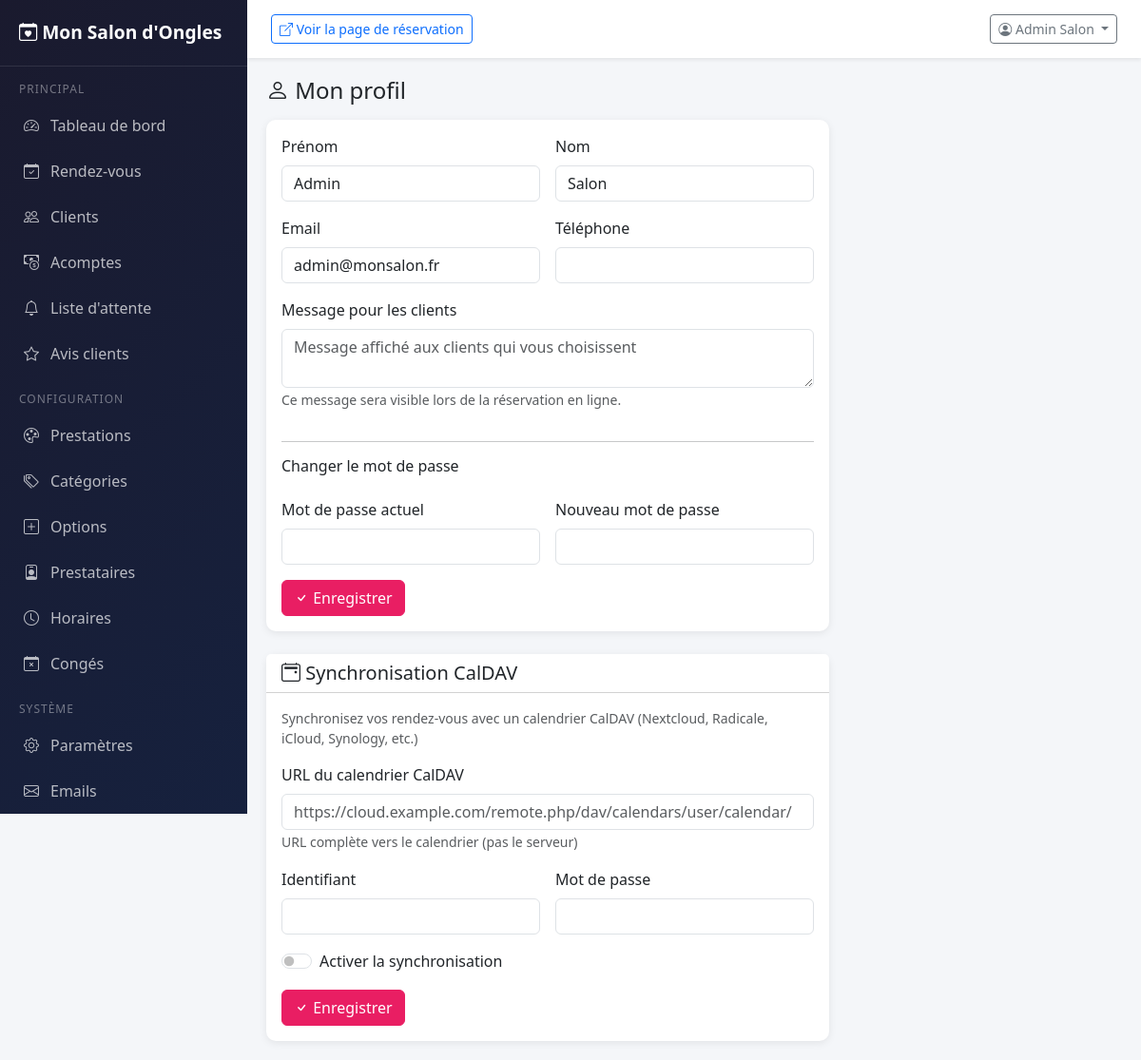
The page /admin/index.php?page=profile (signed in) on the database its author committed.
### tables this page shows
CREATE TABLE IF NOT EXISTS `ab_users` (
  `id` INT UNSIGNED AUTO_INCREMENT PRIMARY KEY,
  `first_name` VARCHAR(100) NOT NULL,
  `last_name` VARCHAR(100) NOT NULL,
  `email` VARCHAR(255) NOT NULL UNIQUE,
  `password` VARCHAR(255) NOT NULL,
  `phone` VARCHAR(30) DEFAULT NULL,
  `role` ENUM('admin', 'provider') NOT NULL DEFAULT 'provider',
  `avatar` VARCHAR(255) DEFAULT NULL,
  `timezone` VARCHAR(50) DEFAULT 'Europe/Paris',
  `welcome_message` TEXT COMMENT 'Message affiché aux clients lors de la sélection',
  `is_visible_booking` TINYINT(1) DEFAULT 1 COMMENT 'Visible dans le processus de réservation',
  `notes` TEXT,
  `is_active` TINYINT(1) DEFAULT 1,
  `created_at` DATETIME DEFAULT CURRENT_TIMESTAMP,
  `updated_at` DATETIME DEFAULT CURRENT_TIMESTAMP ON UPDATE CURRENT_TIMESTAMP
);

### admin/index.php (called while the page is built, shortened)
<?php
require_once __DIR__ . '/../core/App.php';
$page = $_GET['page'] ?? 'dashboard';
$pageFile = __DIR__ . '/pages/' . $page . '.php';
if (file_exists($pageFile)) {
    if ($page === 'login') {
        require $pageFile;
    } else {
        require __DIR__ . '/layout.php';
    }
} else {
    http_response_code(404);
    echo 'Page non trouvée';
}

### core/Database.php (called while the page is built, shortened)
<?php
class Database {
    private static ?Database $instance = null;
    private PDO $pdo;
    private function __construct() {
        $dsn = 'mysql:host=' . AB_DB_HOST . ';dbname=' . AB_DB_NAME . ';charset=' . AB_DB_CHARSET;
        $this->pdo = new PDO($dsn, AB_DB_USER, AB_DB_PASS, [
            PDO::ATTR_ERRMODE => PDO::ERRMODE_EXCEPTION,
            PDO::ATTR_DEFAULT_FETCH_MODE => PDO::FETCH_ASSOC,
            PDO::ATTR_EMULATE_PREPARES => false,
        ]);
        $this->pdo->exec("SET time_zone = '+00:00'");
    }
    public static function getInstance(): self {
        if (self::$instance === null) {
            self::$instance = new self();
        }
        return self::$instance;
    }
    public function query(string $sql, array $params = []): PDOStatement {
        $stmt = $this->pdo->prepare($sql);
        $stmt->execute($params);
        return $stmt;
    }
    public function fetchOne(string $sql, array $params = []): ?array {
        $result = $this->query($sql, $params)->fetch();
        return $result ?: null;
    }
}

### core/Auth.php (called while the page is built, shortened)
<?php
class Auth {
    public static function userId(): ?int {
        return isset($_SESSION['user_id']) ? (int) $_SESSION['user_id'] : null;
    }
}

### core/App.php (called while the page is built, shortened)
<?php
require_once __DIR__ . '/Database.php';
require_once __DIR__ . '/Auth.php';
require_once __DIR__ . '/CalDAV.php';
function ab_escape(string $str): string {
    return htmlspecialchars($str, ENT_QUOTES, 'UTF-8');
}

### core/CalDAV.php (called while the page is built, shortened)
<?php
class CalDAV {
    private Database $db;
    public function __construct() {
        $this->db = Database::getInstance();
    }
    public function getConfig(int $providerId): ?array {
        return $this->db->fetchOne(
            "SELECT * FROM ab_caldav_sync WHERE provider_id = ?",
            [$providerId]
        );
    }
}

### admin/pages/profile.php (the view, shortened to what this page needs)
<?php
$db = Database::getInstance();
$user = $db->fetchOne("SELECT * FROM ab_users WHERE id = ?", [Auth::userId()]);
$caldav = new CalDAV();
try {
    $caldavConfig = $caldav->getConfig(Auth::userId());
} catch (Exception $e) {
    $caldavConfig = null;
}
?>
<h4 class="mb-3"><i class="bi bi-person"></i> Mon profil</h4>
<div class="row">
    <div class="col-md-8">
        <div class="card">
            <div class="card-body">
                <form method="POST">
                    <div class="row g-3">
                        <div class="col-md-6"><label class="form-label">Prénom</label><input type="text" name="first_name" class="form-control" required value="<?= ab_escape($user['first_name']) ?>"></div>
                        <div class="col-md-6"><label class="form-label">Nom</label><input type="text" name="last_name" class="form-control" required value="<?= ab_escape($user['last_name']) ?>"></div>
                        <div class="col-md-6"><label class="form-label">Email</label><input type="email" name="email" class="form-control" required value="<?= ab_escape($user['email']) ?>"></div>
                        <div class="col-md-6"><label class="form-label">Téléphone</label><input type="tel" name="phone" class="form-control" value="<?= ab_escape($user['phone'] ?? '') ?>"></div>
                        <div class="col-12">
                            <label class="form-label">Message pour les clients</label>
                            <textarea name="welcome_message" class="form-control" rows="2" placeholder="Message affiché aux clients qui vous choisissent"><?= ab_escape($user['welcome_message'] ?? '') ?></textarea>
                            <small class="text-muted">Ce message sera visible lors de la réservation en ligne.</small>
                        </div>
                        <div class="col-12"><hr><h6>Changer le mot de passe</h6></div>
                        <div class="col-md-6"><label class="form-label">Mot de passe actuel</label><input type="password" name="current_password" class="form-control"></div>
                        <div class="col-md-6"><label class="form-label">Nouveau mot de passe</label><input type="password" name="new_password" class="form-control" minlength="6"></div>
                        <div class="col-12"><button type="submit" class="btn btn-primary"><i class="bi bi-check"></i> Enregistrer</button></div>
                    </div>
                </form>
            </div>
        </div>
    </div>
    <div class="col-md-8 mt-4">
        <div class="card">
            <div class="card-header bg-white"><h5 class="mb-0"><i class="bi bi-calendar2-event"></i> Synchronisation CalDAV</h5></div>
            <div class="card-body">
                <p class="text-muted small mb-3">Synchronisez vos rendez-vous avec un calendrier CalDAV (Nextcloud, Radicale, iCloud, Synology, etc.)</p>
                <form method="POST">
                    <div class="row g-3">
                        <div class="col-12">
                            <label class="form-label">URL du calendrier CalDAV</label>
                            <input type="url" name="caldav_url" class="form-control" placeholder="https://cloud.example.com/remote.php/dav/calendars/user/calendar/" value="<?= ab_escape($caldavConfig['caldav_url'] ?? '') ?>">
                            <small class="text-muted">URL complète vers le calendrier (pas le serveur)</small>
                        </div>
                        <div class="col-md-6">
                            <label class="form-label">Identifiant</label>
                            <input type="text" name="caldav_username" class="form-control" value="<?= ab_escape($caldavConfig['caldav_username'] ?? '') ?>">
                        </div>
                        <div class="col-md-6">
                            <label class="form-label">Mot de passe</label>
                            <input type="password" name="caldav_password" class="form-control" placeholder="<?= !empty($caldavConfig['caldav_password']) ? '••••••••' : '' ?>">
                        </div>
                        <div class="col-12">
                            <div class="form-check form-switch">
                                <input type="checkbox" name="caldav_enabled" class="form-check-input" <?= ($caldavConfig['sync_enabled'] ?? 0) ? 'checked' : '' ?>>
                                <label class="form-check-label">Activer la synchronisation</label>
                            </div>
                        </div>
                        <div class="col-12">
                            <button type="submit" class="btn btn-primary"><i class="bi bi-check"></i> Enregistrer</button>
                        </div>
                    </div>
                </form>
            </div>
        </div>
    </div>
</div>

### rows shown on the page
ab_users: first_name "Admin", last_name "Salon", email "admin@monsalon.fr"

### other values the page prints
ab_escape(ab_setting('business_name', 'ABAppointments')) "Mon Salon d'Ongles"
ab_escape($userName) "Admin Salon"
